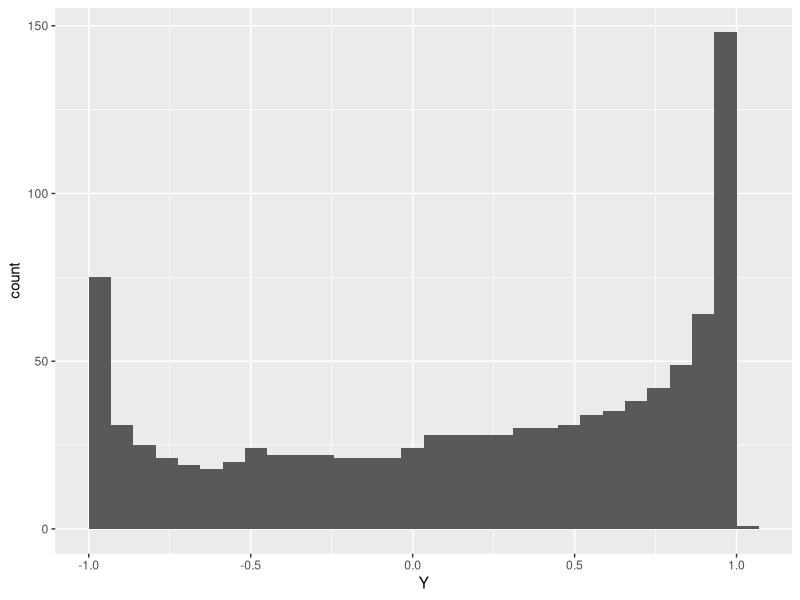
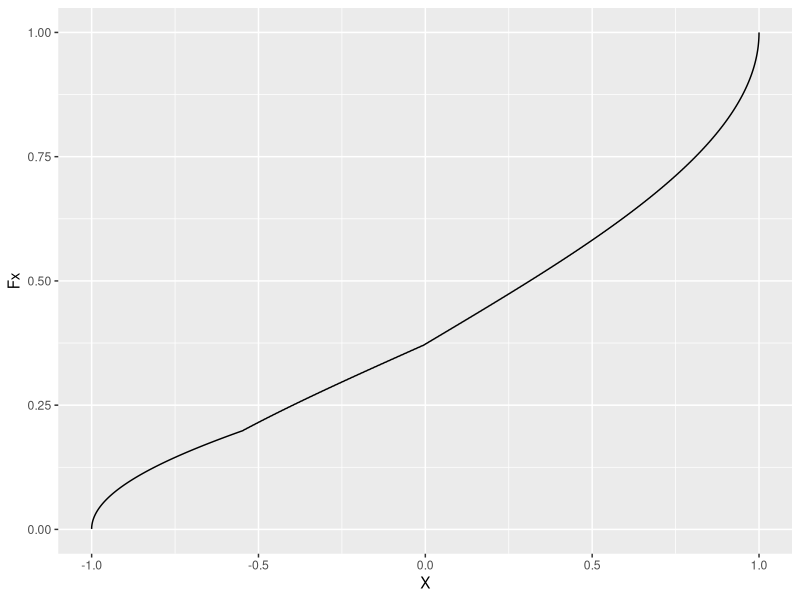
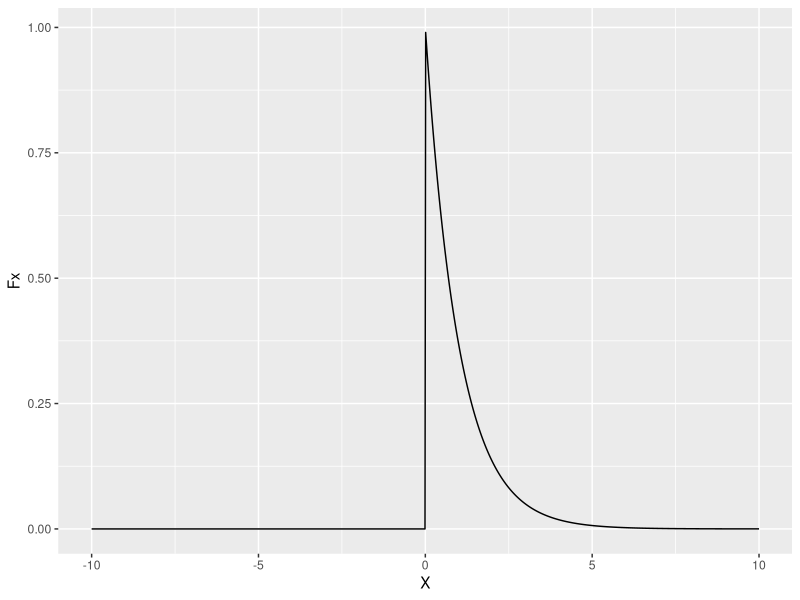
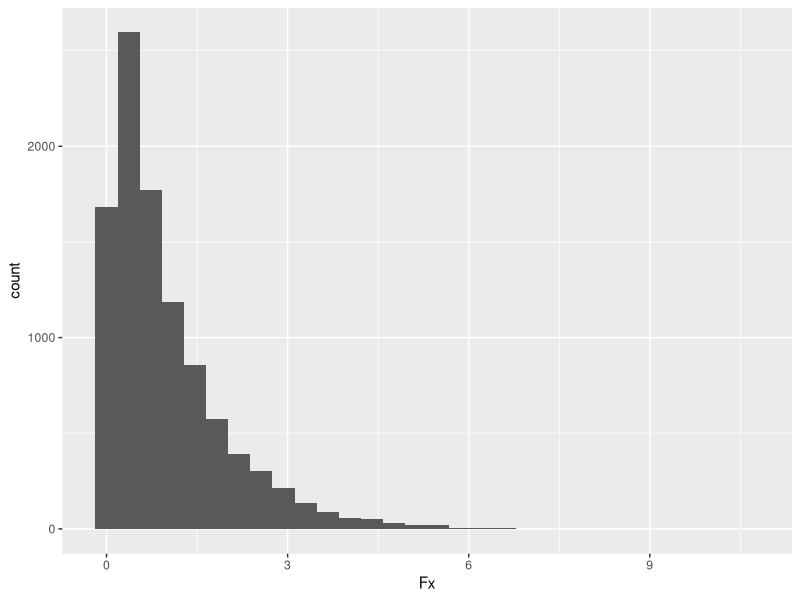
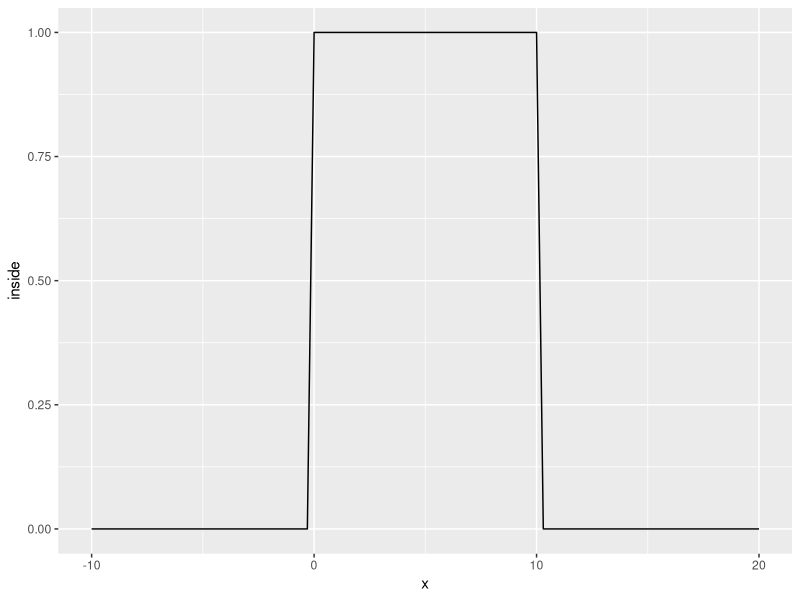
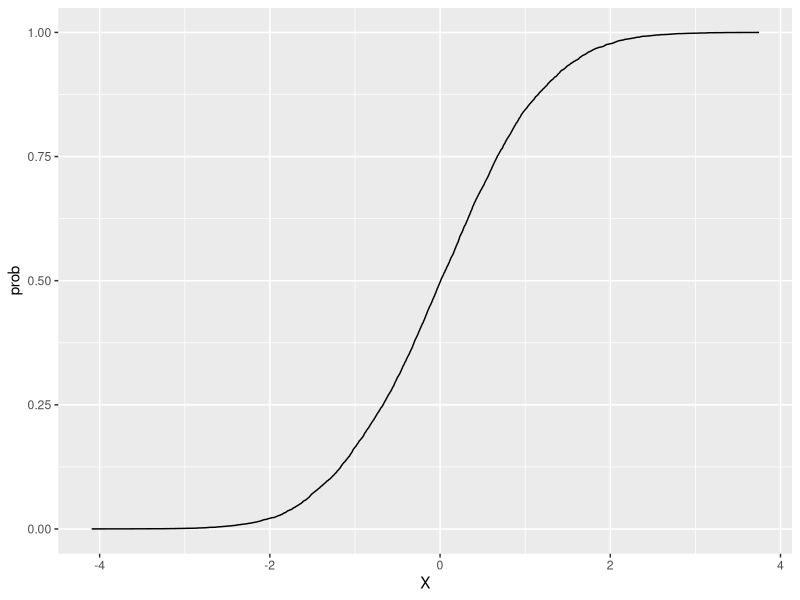
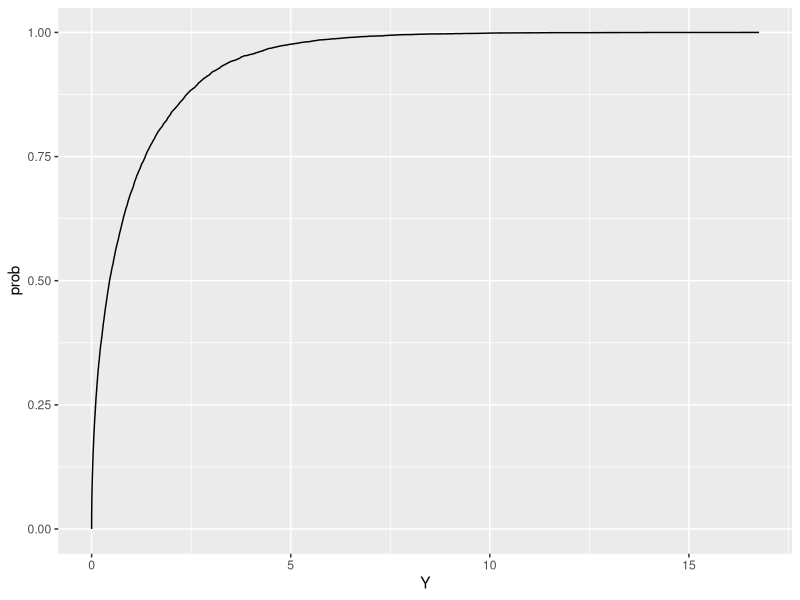
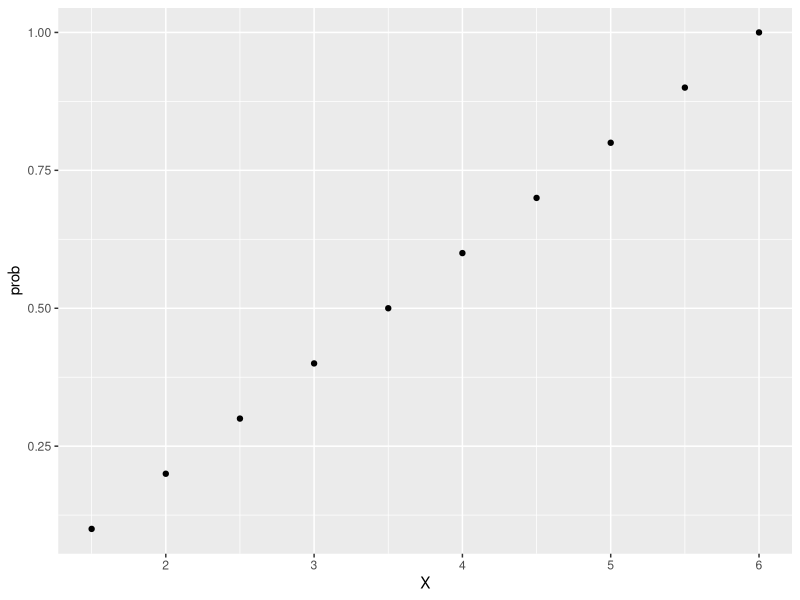

These charts were generated, in order, by the following R code:
## ---- chunk 1
knitr::opts_chunk$set(echo = TRUE)
library(tidyverse)
## ---- chunk 2
w <- seq(0,1,length = 1000)

#A <- seq(0,0.3, length = 1000)

RV_x <- tibble("universe" = w, "X" = sin(10*w))
RV_y <- tibble("universe" = w, "Y" = sin(10*(1-w)))

prob_x <- RV_x %>% 
  mutate(inside = X <= 0.3 | X >= 0.6) %>% 
  count(inside) %>% 
  mutate(probability = n/sum(n))

prob_y <- RV_y %>% 
  mutate(inside = Y <= 0.3 | Y >= 0.6) %>% 
  count(inside) %>% 
  mutate(probability = n/sum(n))

# They output the same probabilites!

hist_x <- RV_x %>% 
  ggplot(aes(x=X)) +
  geom_histogram()

hist_y <- RV_y %>% 
  ggplot(aes(x=Y)) +
  geom_histogram()

hist_y

## ---- chunk 3
cumul <- function(sample, a) {
 prob <-  sample %>% 
    mutate(inside = X < a) %>% 
    count(inside) %>% 
   mutate(probs = n/sum(n))
 
 return(pull(prob[2,3]))
}

lol <- cumul(RV_x, 0.5)
RV_x_cumul <- RV_x %>% 
  arrange(X) %>% 
  mutate(Fx = row_number()/n()) %>% 
  ggplot() +
  geom_line(aes(x = X, y = Fx))

RV_x_cumul


## ---- chunk 4
exp <- tibble(X= seq(-10,10, length=1000),
              Fx = dexp(X, rate = 1)) %>% 
  ggplot() +
  geom_line(aes(x = X, y = Fx))
exp

exp_h <- tibble(Fx = rexp(10000, rate = 1)) %>% 
  ggplot() +
  geom_histogram(aes(x = Fx))
exp_h
## ---- chunk 5
pnorm(3) + pnorm(3,lower.tail=F)
## ---- chunk 6
ye <- tibble(x = seq(-10,20, length = 100),
             inside = as.numeric(x>= 0 & x<= 10)) %>% 
  ggplot() +
  geom_line(aes(x = x, y = inside))
ye

## ---- chunk 7
yap <- tibble(X = rnorm(10000),
              Y = X^2,
              inside = Y < 0.5) %>% 
  count(inside) %>% 
  mutate(prob = n/sum(n)) 
Y_prob <-  pull(yap[2,3])

X_prob <- pnorm(0.5)

df <- tibble(X = rnorm(10000),
              Y = X^2,
              inside = Y < 0.5)

CDF_Y <- df %>% 
  arrange(Y) %>% 
  mutate(prob = row_number()/nrow(df))

CDF_X <- df %>% 
  arrange(X) %>% 
  mutate(prob = row_number()/nrow(df))

Y_line <- CDF_Y %>% ggplot() +
  geom_line(aes(x = Y, y = prob))

X_line <- CDF_X %>% ggplot() +
  geom_line(aes(x = X, y = prob))

X_line

Y_line
  
## ---- chunk 8
anotha <- tibble(w= (1:10),
                 X = w/2 + 1) %>% 
  arrange(X) 

anotha <- anotha %>%
  mutate(prob = row_number()/nrow(anotha))

CDF_anotha <- anotha %>% 
  ggplot() +
  geom_point(aes(x=X, y = prob))
CDF_anotha

## big boi
anotha_b <- tibble(w= seq(0,10, length = 10000),
                 X = w/2 + 1) %>% 
  arrange(X) 

anotha_b <- anotha_b %>%
  mutate(prob = row_number()/nrow(anotha_b))

CDF_anotha_b <- anotha_b %>% 
  ggplot() +
  geom_point(aes(x=X, y = prob))
CDF_anotha_b

prob_4 <- anotha_b %>% 
  filter(X > 3.9 & X <= 4)
## ---- chunk 9

